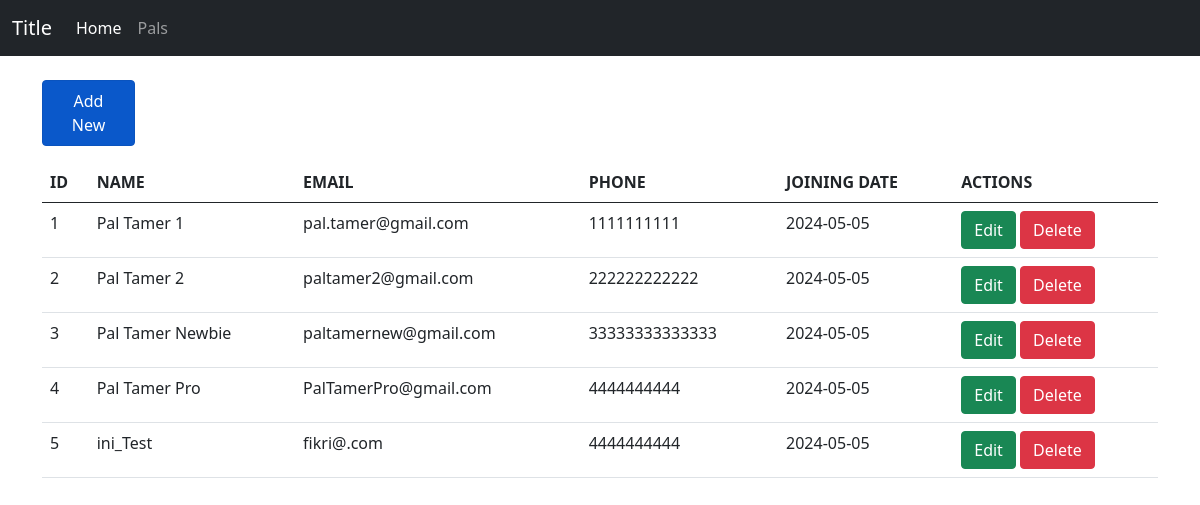
/tp_mvc/index.php, run on the app's committed database.
### tables this page shows
CREATE TABLE `members` (
  `id` int(255) NOT NULL,
  `name` varchar(255) NOT NULL,
  `email` varchar(255) NOT NULL,
  `phone` varchar(255) NOT NULL,
  `join_date` date NOT NULL
);

### tp_mvc/controllers/Members.controller.php (called while the page is built, shortened)
<?php
include_once("models/Members.class.php");
include_once("views/Members.view.php");
class MembersController
{
    private $members;
    function __construct()
    {
        $this->members = new Members(Conf::$db_host, Conf::$db_user, Conf::$db_pass, Conf::$db_name);
    }
    public function index()
    {
        $this->members->open();
        $this->members->getMembers();
        $data = array();
        while ($row = $this->members->getResult()) {
            array_push($data, $row);
        }
        $view = new MembersView();
        $view->render($data);
    }
}

### tp_mvc/views/Members.view.php (the view, shortened to what this page needs)
<?php
class MembersView
{
    public function render($data)
    {
        $no = 1;
        $dataMembers = null;
        foreach ($data as $val) {
            list($id, $nama, $email, $phone, $join_date) = $val;
            $dataMembers .= "<tr>
                    <td>" . $no++ . "</td>
                    <td>" . $nama . "</td>
                    <td>" . $email . "</td>
                    <td>" . $phone . "</td>
                    <td>" . $join_date . "</td>
                    <td>
                    <a href='index.php?id_edit=" . $id .  "' class='btn btn-success''>Edit</a>
                    <a href='index.php?id_hapus=" . $id . "' class='btn btn-danger''>Delete</a>
                    </td>
                    </tr>";
        }
    }
}

### tp_mvc/index.php
<?php
include_once("models/Template.class.php");
include_once("models/DB.class.php");
include_once("controllers/Members.controller.php");
$members = new MembersController();
if (isset($_POST['add'])) {
  $members->add($_POST);
}
else if (!empty($_GET['id_hapus'])) {
  $id = $_GET['id_hapus'];
  $members->delete($id);
} else if (!empty($_GET['id_edit'])) {
  $id = $_GET['id_edit'];
  $members->indexedit($id);
} else if (isset($_POST['submit'])) {
  $id_edit = $_GET['id'];
  $members->edit($id_edit, $_POST);
} else {
  $members->index();
}

### tp_mvc/models/Template.class.php (shortened to what this page needs)
<?php
class Template
{
    var $content = '';
    function __construct($filename='')
    {
        $this->content = implode('', @file($filename));
    }
    function clear()
    {
        $this->content = preg_replace("/DATA_[A-Z|_|0-9]+/", "", $this->content);
    }
    function write()
    {
        print $this->content;
    }
    function replace($old = '', $new = '')
    {
        if (is_int($new)) {
            $value = sprintf("%d", $new);
        }
        elseif (is_float($new)) {
            $value = sprintf("%f", $new);
        }
        elseif (is_array($new)) {
            $value = '';
            foreach ($new as $item) {
                $value .= $item. ' ';
            }
        }
        else {
            $value = $new;
        }
        $this->content = preg_replace("/$old/", $value, $this->content);
    }
}

### data on the page
members: name "Pal Tamer 1", email "pal.tamer@gmail.com", phone "1111111111", join_date "2024-05-05"
members: name "Pal Tamer 2", email "paltamer2@gmail.com", phone "222222222222", join_date "2024-05-05"
members: name "Pal Tamer Newbie", email "paltamernew@gmail.com", phone "33333333333333", join_date "2024-05-05"
members: name "Pal Tamer Pro", email "PalTamerPro@gmail.com", phone "4444444444", join_date "2024-05-05"
members: name "ini_Test", email "fikri@.com", phone "4444444444", join_date "2024-05-05"

### other printed values
$this->content "Title Home Pals Add New ID NAME EMAIL PHONE JOINING DATE ACTIONS"
